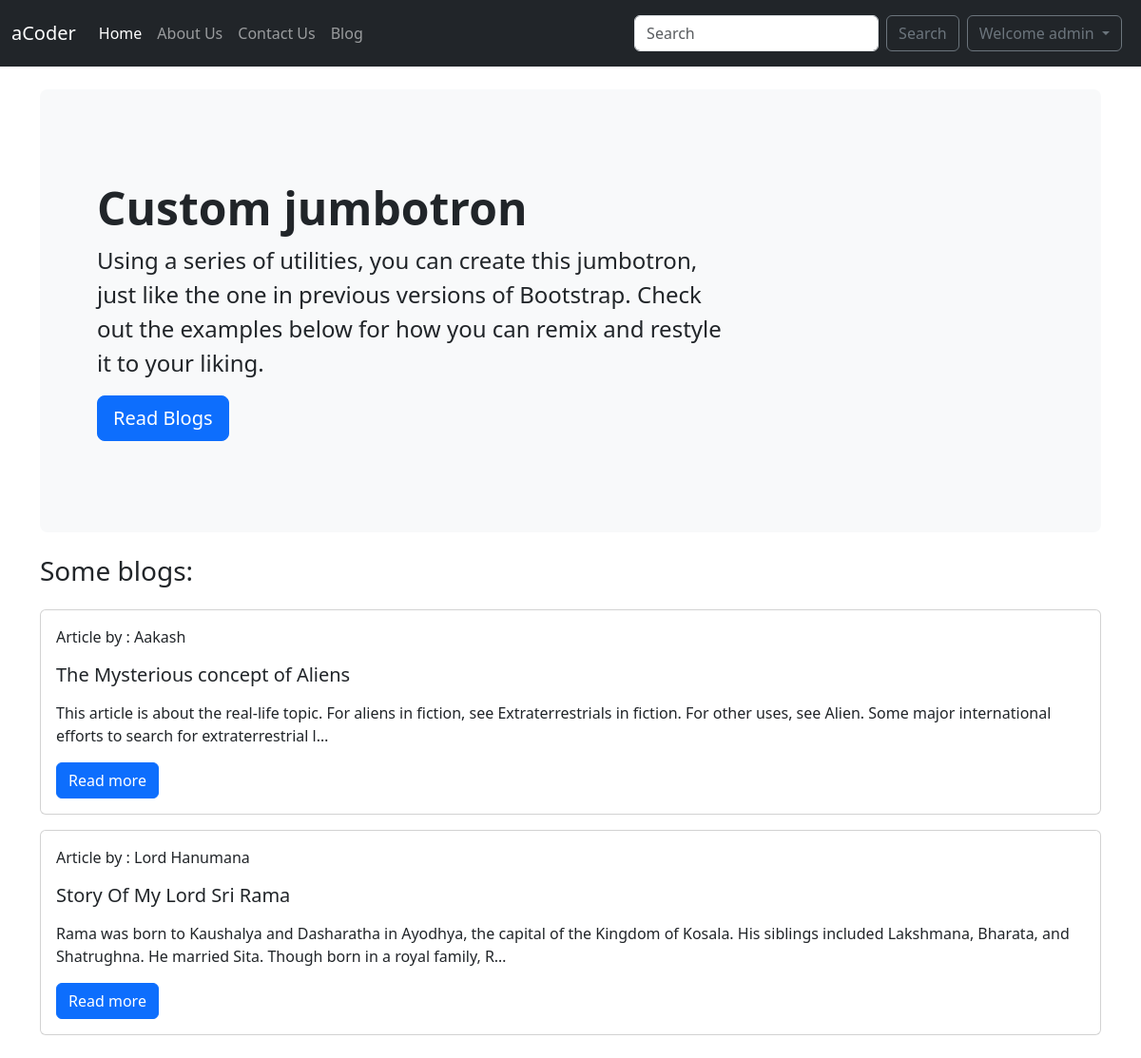
The page / (signed in) on the database its author committed.
### blog/models.py (models this page shows, shortened)
class Post(models.Model):
    sno=models.IntegerField(primary_key=True)
    author=models.CharField( max_length=500)
    title=models.CharField( max_length=500)
    content=models.TextField()
    slug=models.CharField(max_length=200)
    timestamp=models.DateField(auto_now_add=False)

### home/views.py (the view)
# urls.py: 2. Add a URL to urlpatterns:  path('', views.home, name='home')
def home(request):
    allPosts=Post.objects.all()
    somePost=[]
    for i in range(len(allPosts)):
        somePost.append(allPosts[i])
        if i==1:
            break
    return render(request,"home/index.html",{'Posts':somePost})

### templates/home/index.html (shortened to what this page needs)
{% extends "base.html" %}
{% block body %}
<div class="container my-4 fle">
    <div id="jumbotronHome" class="p-5 mb-4 bg-body-tertiary rounded-3">
        <div   class="container-fluid py-5">
            <h1 class="display-5 fw-bold">Custom jumbotron</h1>
            <p class="col-md-8 fs-4">Using a series of utilities, you can create this jumbotron, just like the one in previous versions of Bootstrap. Check out the examples below for how you can remix and restyle it to your liking.</p>
            <a href="blog/"><button  class="btn btn-primary btn-lg" type="button">Read Blogs </button></a>
        </div>
    </div>
</div>
<div class="container my-4">
    <h3 class='my-4'>Some blogs: </h3>
{% for post  in Posts  %}
    <div id="blogs">
        <div id="cardBlog" class="card mb-3">
            <div class="card-body">
                <p id="authorName">Article by : {{post.author}}</p>
                <h5 class="card-title">{{post.title}}</h5>
                <p class="card-text">
                <div class="preview"> {{post.content|safe | truncatechars:200}}</div>
                </p>
                <a href="/blog/{{post.slug}}" class="btn btn-primary">Read more</a>
            </div>
        </div>
    </div>
    {% endfor %}
</div>
{% endblock  %}
{% block home %}active{% endblock %}

### templates/base.html (shortened to what this page needs)
<!DOCTYPE html>
<html lang="en">
<head>
  <link href="https://cdn.jsdelivr.net/npm/bootstrap@5.3.1/dist/css/bootstrap.min.css" rel="stylesheet"
>
</head>
<body>
  <nav class="navbar navbar-expand-lg sticky-top navbar-dark bg-dark">
    <div class="container-fluid">
      <a class="navbar-brand" href="/">aCoder</a>
      <div class="collapse navbar-collapse" id="navbarSupportedContent">
        <ul class="navbar-nav me-auto mb-2 mb-lg-0">
          <li class="nav-item">
            <a class="nav-link {% block home %}{% endblock %}" aria-current="page" href="/">Home</a>
          </li>
          <li class="nav-item">
            <a class="nav-link {% block about %}{% endblock %}" href="/about">About Us</a>
          </li>
          <li class="nav-item">
            <a class="nav-link {% block contact %}{% endblock %}" href="/contact">Contact Us</a>
          </li>
          <li class="nav-item">
            <a class="nav-link {% block blog %}{% endblock %}" href="/blog">Blog</a>
          </li>
        </ul>
        <form class="d-flex" role="search" method="GET" action="/search">
          <input class="form-control me-2" type="search" name="query" id="searchInput" placeholder="Search"
            aria-label="Search">
          <button class="btn btn-outline-secondary" type="submit">Search</button>
        </form>
        {% if user.is_authenticated %}
        <div class="dropdown mx-2">
          <a class="btn btn-outline-secondary dropdown-toggle my-2" href="#" id="dropdownUser" role="button" data-bs-toggle="dropdown" aria-expanded="false">
          Welcome {{user}}
          </a>
        </div>
        {% endif %}
      </div>
    </div>
  </nav>
  {% block body %}
  {% endblock body  %}
</body>
</html>

### rows shown on the page
Post: author "Aakash", title "The Mysterious concept of Aliens", content "This article is about the real-life topic. For aliens in fiction, see Extraterrestrials in fiction. For other uses, see Alien. Some major international efforts to search for extraterrestrial l…"
Post: author "Lord Hanumana", title "Story Of My Lord Sri Rama", content "Rama was born to Kaushalya and Dasharatha in Ayodhya, the capital of the Kingdom of Kosala. His siblings included Lakshmana, Bharata, and Shatrughna. He married Sita. Though born in a royal family, R…"

### other values the page prints
{{ user }} "admin"
